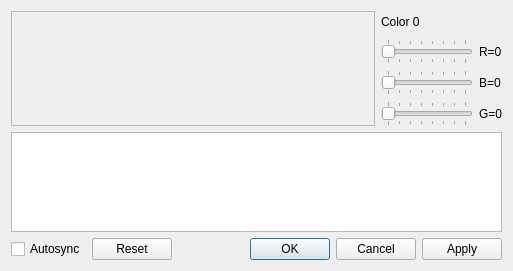
<?xml version="1.0" encoding="UTF-8"?>
<ui version="4.0">
 <class>PaletteDialog</class>
 <widget class="QDialog" name="PaletteDialog">
  <property name="geometry">
   <rect>
    <x>0</x>
    <y>0</y>
    <width>513</width>
    <height>271</height>
   </rect>
  </property>
  <property name="windowTitle">
   <string>Dialog</string>
  </property>
  <layout class="QVBoxLayout" name="verticalLayout">
   <item>
    <layout class="QHBoxLayout" name="horizontalLayout" stretch="3,1">
     <item>
      <widget class="QFrame" name="colorsframe">
       <property name="frameShape">
        <enum>QFrame::StyledPanel</enum>
       </property>
       <property name="frameShadow">
        <enum>QFrame::Sunken</enum>
       </property>
      </widget>
     </item>
     <item>
      <layout class="QGridLayout" name="gridLayout">
       <item row="2" column="1">
        <widget class="QLabel" name="label_B">
         <property name="text">
          <string>B=0</string>
         </property>
        </widget>
       </item>
       <item row="3" column="1">
        <widget class="QLabel" name="label_G">
         <property name="text">
          <string>G=0</string>
         </property>
        </widget>
       </item>
       <item row="2" column="0">
        <widget class="QSlider" name="horizontalSlider_B">
         <property name="maximum">
          <number>7</number>
         </property>
         <property name="pageStep">
          <number>1</number>
         </property>
         <property name="orientation">
          <enum>Qt::Horizontal</enum>
         </property>
         <property name="tickPosition">
          <enum>QSlider::TicksBothSides</enum>
         </property>
        </widget>
       </item>
       <item row="1" column="1">
        <widget class="QLabel" name="label_R">
         <property name="text">
          <string>R=0</string>
         </property>
        </widget>
       </item>
       <item row="1" column="0">
        <widget class="QSlider" name="horizontalSlider_R">
         <property name="maximum">
          <number>7</number>
         </property>
         <property name="pageStep">
          <number>1</number>
         </property>
         <property name="orientation">
          <enum>Qt::Horizontal</enum>
         </property>
         <property name="tickPosition">
          <enum>QSlider::TicksBothSides</enum>
         </property>
        </widget>
       </item>
       <item row="3" column="0">
        <widget class="QSlider" name="horizontalSlider_G">
         <property name="maximum">
          <number>7</number>
         </property>
         <property name="pageStep">
          <number>1</number>
         </property>
         <property name="orientation">
          <enum>Qt::Horizontal</enum>
         </property>
         <property name="tickPosition">
          <enum>QSlider::TicksBothSides</enum>
         </property>
        </widget>
       </item>
       <item row="0" column="0">
        <widget class="QLabel" name="label_colornr">
         <property name="text">
          <string>Color 0</string>
         </property>
        </widget>
       </item>
      </layout>
     </item>
    </layout>
   </item>
   <item>
    <widget class="QPlainTextEdit" name="plainTextEdit">
     <property name="sizePolicy">
      <sizepolicy hsizetype="Expanding" vsizetype="Fixed">
       <horstretch>0</horstretch>
       <verstretch>0</verstretch>
      </sizepolicy>
     </property>
     <property name="maximumSize">
      <size>
       <width>16777215</width>
       <height>100</height>
      </size>
     </property>
    </widget>
   </item>
   <item>
    <layout class="QHBoxLayout" name="horizontalLayout_2">
     <item>
      <widget class="QCheckBox" name="cb_autosync">
       <property name="text">
        <string>Autosync</string>
       </property>
      </widget>
     </item>
     <item>
      <widget class="QDialogButtonBox" name="buttonBox">
       <property name="orientation">
        <enum>Qt::Horizontal</enum>
       </property>
       <property name="standardButtons">
        <set>QDialogButtonBox::Apply|QDialogButtonBox::Cancel|QDialogButtonBox::Ok|QDialogButtonBox::Reset</set>
       </property>
      </widget>
     </item>
    </layout>
   </item>
  </layout>
 </widget>
 <resources/>
 <connections>
  <connection>
   <sender>buttonBox</sender>
   <signal>accepted()</signal>
   <receiver>PaletteDialog</receiver>
   <slot>accept()</slot>
   <hints>
    <hint type="sourcelabel">
     <x>248</x>
     <y>254</y>
    </hint>
    <hint type="destinationlabel">
     <x>157</x>
     <y>274</y>
    </hint>
   </hints>
  </connection>
  <connection>
   <sender>buttonBox</sender>
   <signal>rejected()</signal>
   <receiver>PaletteDialog</receiver>
   <slot>reject()</slot>
   <hints>
    <hint type="sourcelabel">
     <x>316</x>
     <y>260</y>
    </hint>
    <hint type="destinationlabel">
     <x>286</x>
     <y>274</y>
    </hint>
   </hints>
  </connection>
 </connections>
</ui>
